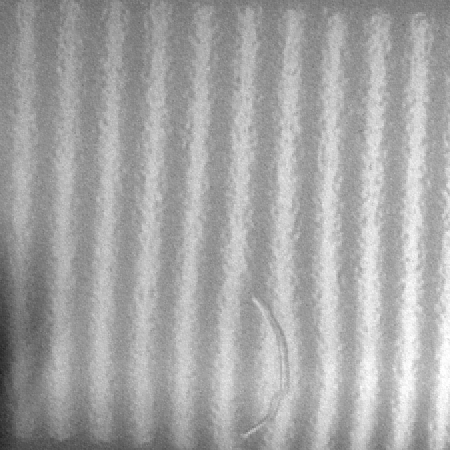
#> input picture imagens/test_images/PointGrey/Dataset_pattern_3/nok/23.png, 450 x 450 px; its folder holds 4 pictures in this run
$ python preprocessing.py
#> lines starting #> are read from the running program, lines starting #| are printed output that depends on the picture
import numpy as np
import cv2
import glob
import os


def bin(image):
    img = cv2.adaptiveThreshold(image, 255, cv2.ADAPTIVE_THRESH_MEAN_C, cv2.THRESH_BINARY, 25, 2)
    # _, img = cv2.threshold(image, 180, 255, cv2.THRESH_BINARY)
    return img


def equ(image):
    img = cv2.equalizeHist(image)
    return img


def process(path_imgs, path_save):
    c = 1
    for image_file in glob.iglob(path_imgs):
        # Equalize histogram
        img = cv2.imread(image_file, cv2.IMREAD_GRAYSCALE)
#> img is the input picture: shape (450, 450); min 32, max 255, mean 165.1

        # proc_img = bin(equ(img))
        proc_img = equ(img)
#> in equ, `img = cv2.equalizeHist(image)`:
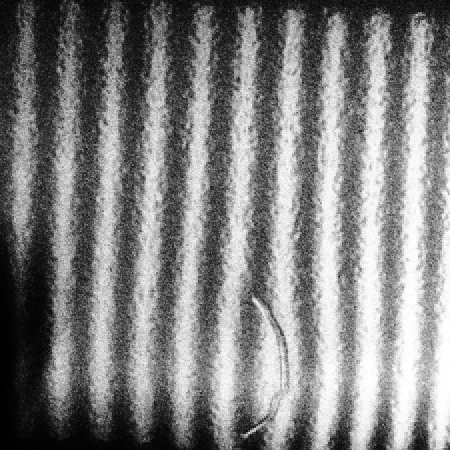
#> img: shape (450, 450); min 0, max 255, mean 128.8

        # Save processed image to file
        file_name = "img" + str(c) + ".png"
        cv2.imwrite(os.path.join(path_save, file_name), proc_img)
        c += 1
#> pass 2 of the loop in process, `for image_file in glob.iglob(path_imgs):`:
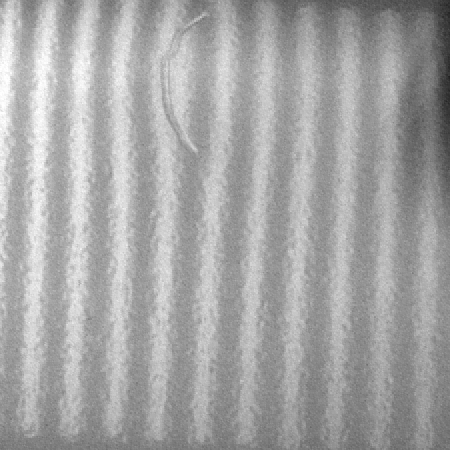
#> input picture imagens/test_images/PointGrey/Dataset_pattern_3/nok/25.png, 450 x 450 px
#> in process, img is the input picture: shape (450, 450); min 32, max 255, mean 165.1
#> in equ (call 2), `img = cv2.equalizeHist(image)`:
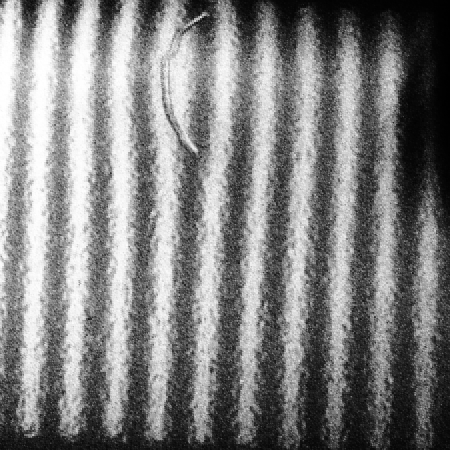
#> img: shape (450, 450); min 0, max 255, mean 128.8
#> pass 3 of the loop in process, `for image_file in glob.iglob(path_imgs):`:
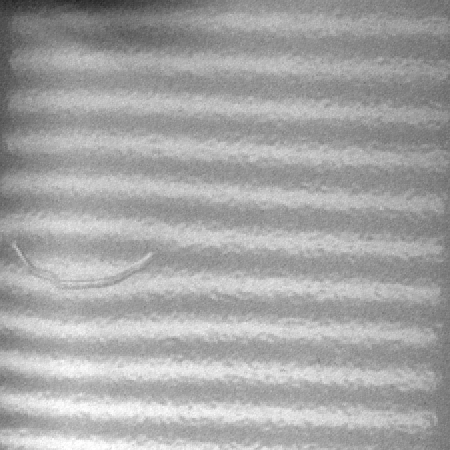
#> input picture imagens/test_images/PointGrey/Dataset_pattern_3/nok/26.png, 450 x 450 px
#> in process, img is the input picture: shape (450, 450); min 32, max 255, mean 165.1
#> in equ (call 3), `img = cv2.equalizeHist(image)`:
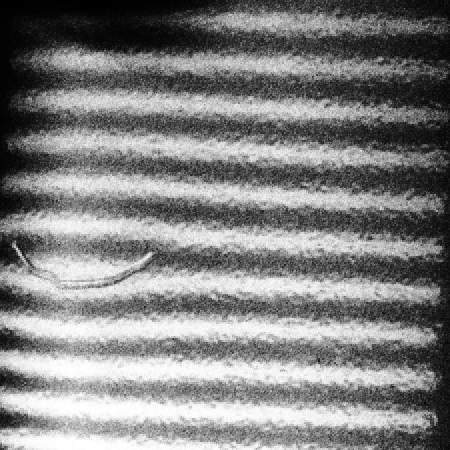
#> img: shape (450, 450); min 0, max 255, mean 128.8
#> the loop made 4 passes; the first 3 are shown


def main():
    # Path for images to process
    path_imgs_nok = "..\..\..\imagens\\test_images\PointGrey\\Dataset_pattern_3\\nok\*.png"
    path_imgs_ok = "..\..\..\imagens\\test_images\PointGrey\\Dataset_pattern_3\\ok\*.png"

    # Path for save images
    path_save_nok = "..\..\..\imagens\\test_images\PointGrey\\Dataset_pattern_3_4\\nok"
    path_save_ok = "..\..\..\imagens\\test_images\PointGrey\\Dataset_pattern_3_4\\ok"

    process(path_imgs_nok, path_save_nok)
    process(path_imgs_ok, path_save_ok)


if __name__ == "__main__":
    main()
